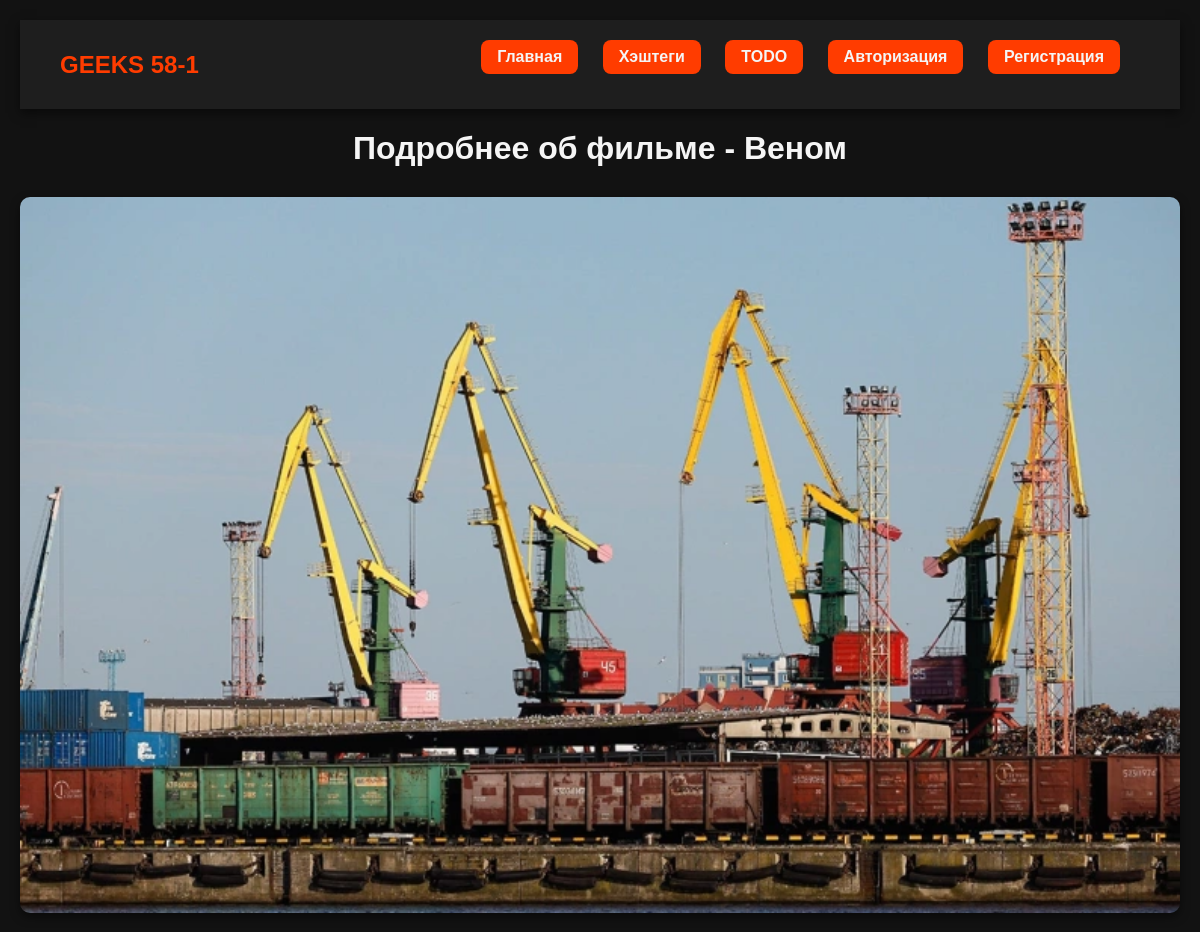
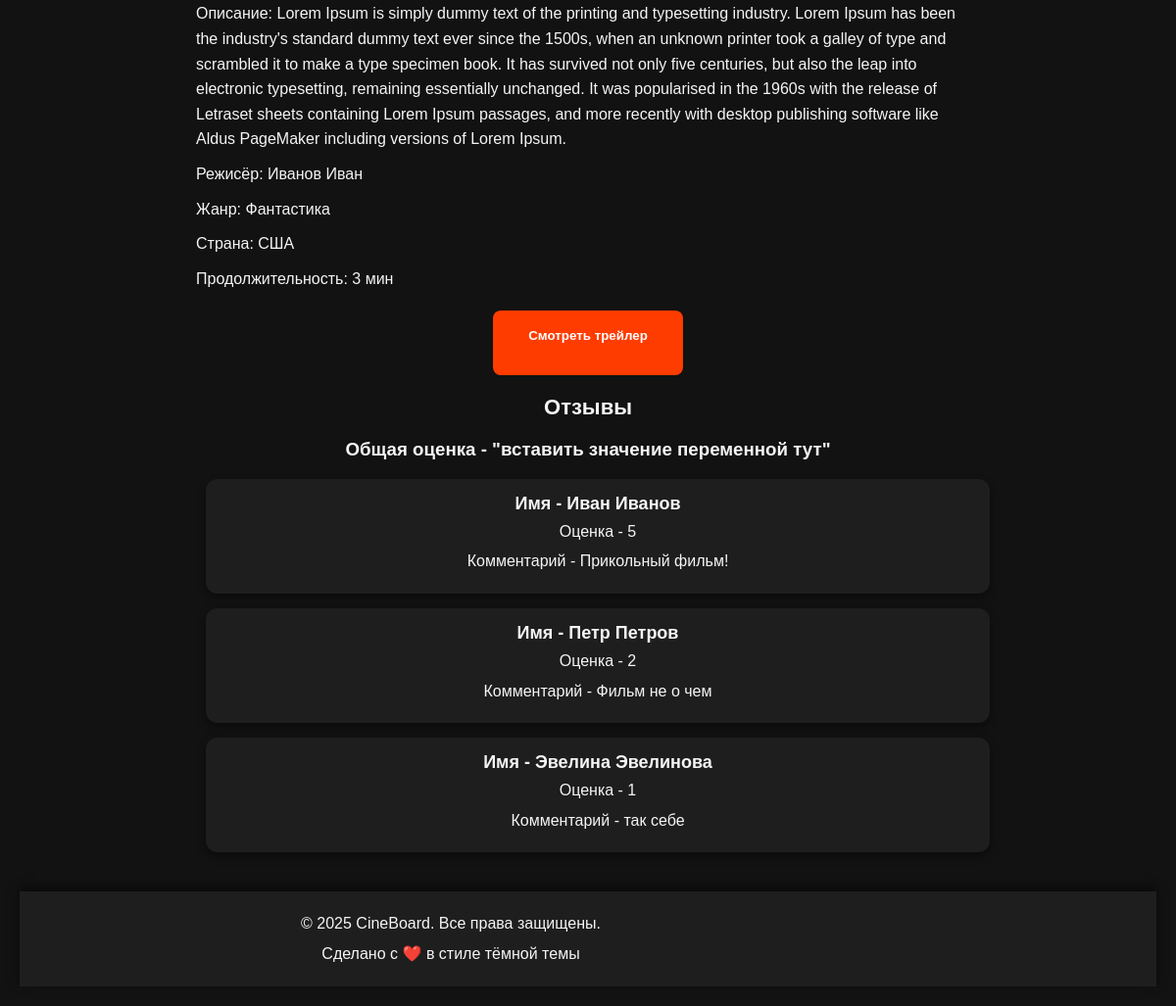
Page /film_list/1/ on the committed database (2 pictures, top to bottom).
### tvShow/models.py (models this page shows, shortened)
class Film(models.Model):
    GENRE = (
        ('Фантастика', 'Фантастика'),
        ('Ужасы', 'Ужасы'),
        ('Мелодрамма', 'Мелодрамма'),
        ('Боевик', 'Боевик')
    )
    title = models.CharField(max_length=100, verbose_name='введите название фильма')
    image = models.ImageField(upload_to='films/', verbose_name='загрузите фото')
    description = models.TextField(verbose_name='Укажите описание фильма')
    director = models.CharField(max_length=100, verbose_name='укажите режисера',
                                default='Иванов Иван')
    genre = models.CharField(max_length=100, choices=GENRE, verbose_name='Укажите жанр')
    country = models.CharField(max_length=100, default='США',  verbose_name='укажите страну')
    duration = models.PositiveIntegerField(verbose_name="укажите продолжительность фильма",
                                           default=3)
    trailer = models.URLField(verbose_name='вставьте ссылку на трейлер')
    created_at = models.DateTimeField(auto_now_add=True, null=True)
    class Meta:
        verbose_name = 'Фильм'
        verbose_name_plural = 'Фильмы'

class Reviews(models.Model):
    MARK = (
        ('1', '1'),
        ('2','2'),
        ('3','3'),
        ('4','4'),
        ('5','5')
    )
    choice_film = models.ForeignKey(Film, on_delete=models.CASCADE, related_name='reviews')
    name_user = models.CharField(max_length=100)
    mark = models.CharField(max_length=100, choices=MARK, default='4')
    comments = models.TextField()

### tvShow/views.py (the view)
# urls.py: path('film_list/<int:id>/', views.FilmDetailView.as_view(), name='film_detail'),
class FilmDetailView(generic.DetailView):
    template_name = 'tvShow/film_detail.html'
    model = models.Film
    pk_url_kwarg = 'id'
    context_object_name = 'film_id'

### templates/tvShow/film_detail.html (shortened to what this page needs)
{% load static %}
<!DOCTYPE html>
<html lang="ru">
<head>
    <link rel="stylesheet" href="{% static 'css/style.css' %}">
</head>
<body>
    {% include 'header.html' %}
    <h1>Подробнее об фильме - {{ film_id.title }}</h1>
    <img src="{{ film_id.image.url }}" alt="" width="450" height="400">
    <p>Описание: {{ film_id.description }}</p>
    <p>Режисёр: {{ film_id.director }}</p>
    <p>Жанр: {{ film_id.genre }}</p>
    <p>Страна: {{ film_id.country }}</p>
    <p>Продолжительность: {{ film_id.duration }} мин</p>
    <button><a target="_blank" href="{{ film_id.trailer }}">Смотреть трейлер</a></button>
    <h2>Отзывы</h2>
    <h3>Общая оценка - "вставить значение переменной тут"</h3>
    <ol>
         {% for i in film_id.reviews.all  %}
        <li>
            <h2>Имя - {{ i.name_user }}</h2>
            <p>Оценка - {{ i.mark }}</p>
            <p>Комментарий - {{ i.comments }}</p>
        </li>
        {%  endfor  %}
    </ol>
    {% include 'footer.html' %}
</body>
</html>

### static/css/style.css (style rules this page uses)
body { font-family: Arial, sans-serif; background-color: #121212; color: #f5f5f5; margin: 0; padding: 20px; }
h1 { text-align: center; margin-bottom: 30px; }
li { background-color: #1e1e1e; border-radius: 12px; overflow: hidden; box-shadow: 0 4px 10px rgba(0,0,0,0.4); text-align: center; transition: transform 0.3s ease; }
img { width: 100%; height: 380px; object-fit: cover; }
h2 { margin: 10px 0; font-size: 22px; }
a { display: inline-block; background-color: #ff3c00; color: white; text-decoration: none; padding: 8px 16px; border-radius: 8px; margin-bottom: 15px; transition: background-color 0.3s; }
h1, h2, h3 { text-align: center; }
img { display: block; margin: 20px auto; max-width: 100%; height: auto; border-radius: 10px; box-shadow: 0 4px 10px rgba(0,0,0,0.5); }
p { max-width: 800px; margin: 10px auto; line-height: 1.6; }
button { display: block; margin: 20px auto; padding: 10px 20px; background-color: #ff3c00; border: none; border-radius: 8px; transition: background-color 0.3s; }
button a { color: white; text-decoration: none; font-weight: bold; }
ol { max-width: 800px; margin: 0 auto; padding-left: 20px; }
li { background-color: #1e1e1e; padding: 15px 20px; margin-bottom: 15px; border-radius: 12px; box-shadow: 0 4px 10px rgba(0,0,0,0.4); }
li h2 { margin: 0 0 5px 0; font-size: 18px; }
li p { margin: 5px 0; }

### rows in the picture
Film: title "Веном", image (picture), description "Lorem Ipsum is simply dummy text of the printing and typesetting industry. Lorem Ipsum has been the industry's standard dummy text ever since the 1500s, when an unknown printer took a galley of type and scrambled it to make a type specimen book. It has survived not only five centuries, but also the leap into electronic typesetting, remaining essentially unchanged. It was popularised in the 1960s with the release of Letraset sheets containing Lorem Ipsum passages, and more recently with desktop publishing software like Aldus PageMaker including versions of Lorem Ipsum.", director "Иванов Иван", genre "Фантастика", country "США", duration "3"
Reviews: name_user "Иван Иванов", mark "5", comments "Прикольный фильм!"
Reviews: name_user "Петр Петров", mark "2", comments "Фильм не о чем"
Reviews: name_user "Эвелина Эвелинова", mark "1", comments "так себе"
